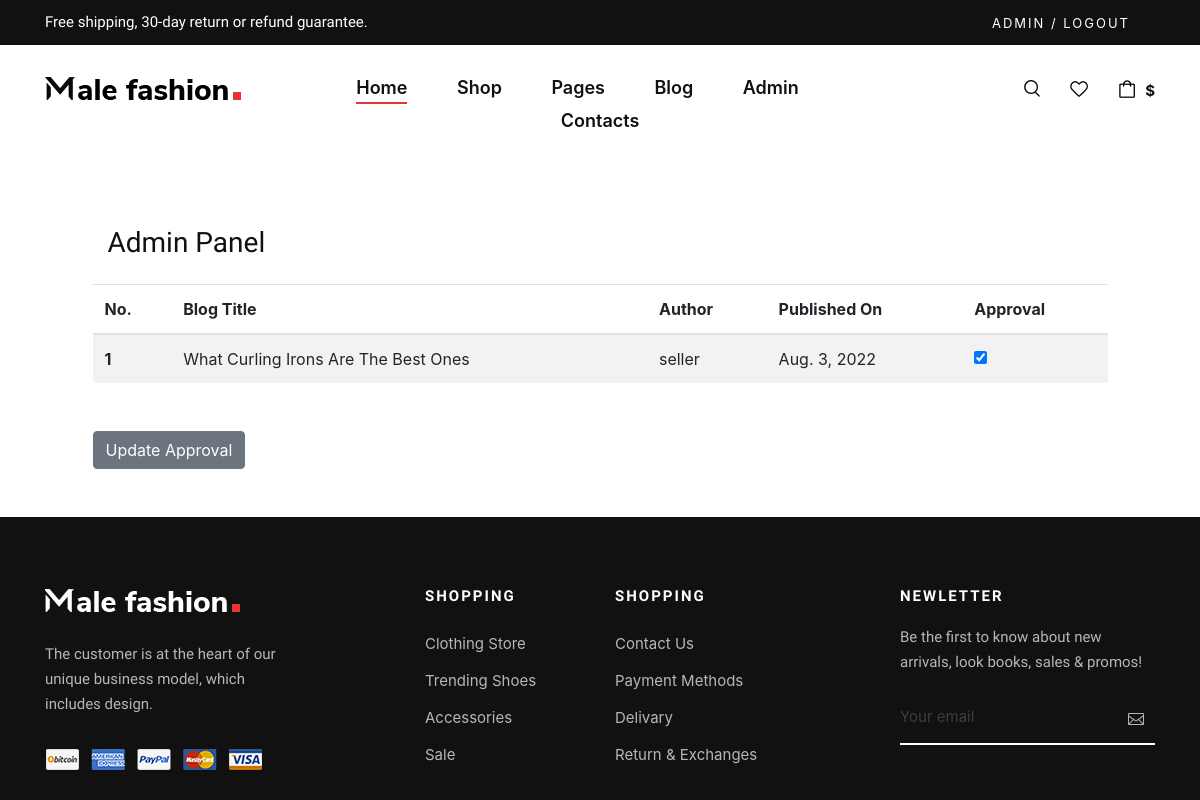
Before: /blog/admin_approval (signed in) with the older database file.
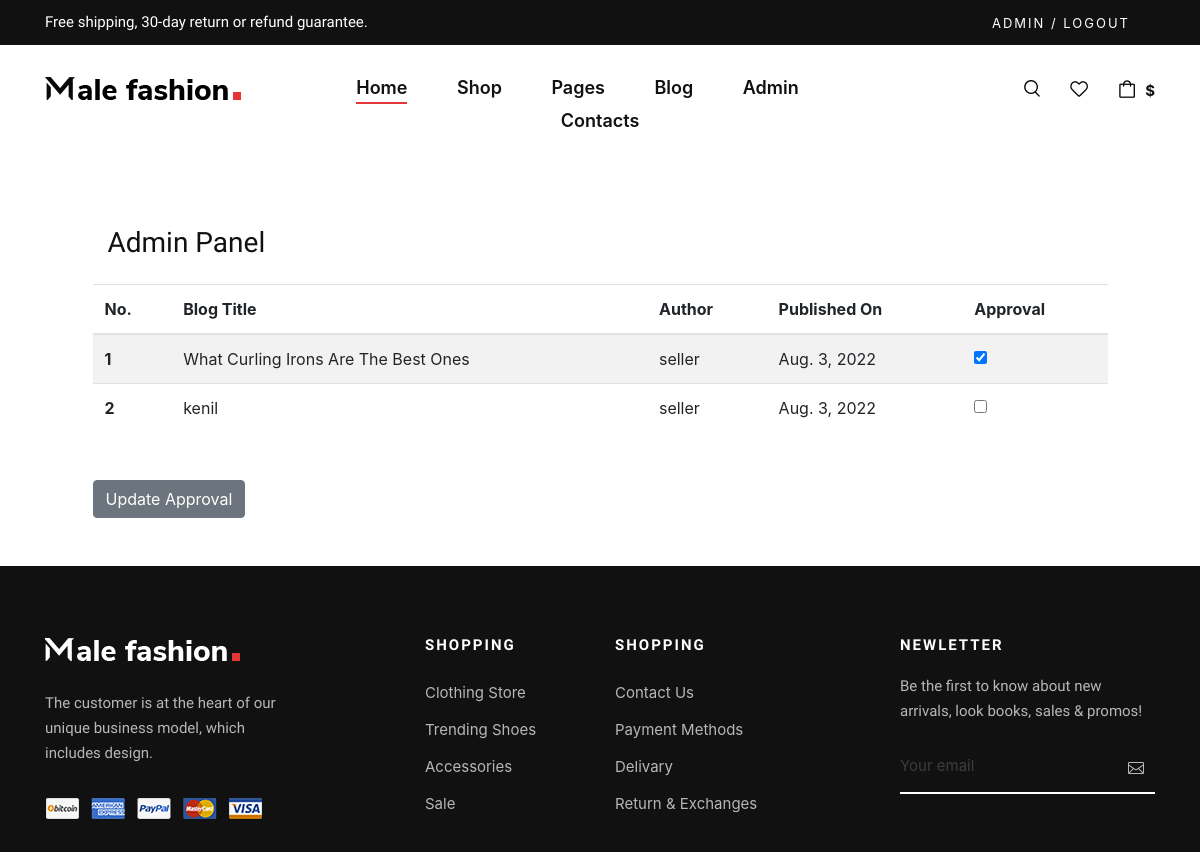
After: the same page with the newer database file.
### Auths/models.py (models this page shows)
class My_User(AbstractUser):
    email = models.EmailField(unique=True)
    user_type = models.CharField(max_length=255,choices=user_type,default='Buyer Account')
    def __str__(self):
        return self.username

### blogapp/models.py (models this page shows, shortened)
class Blogs(models.Model):
    user = models.ForeignKey(My_User,on_delete=models.CASCADE)
    profile = models.ForeignKey(Blogger_Profile, on_delete=models.CASCADE,blank=True,null=True)
    title = models.CharField(max_length=255)
    pub_date = models.DateField(auto_now_add=True)
    b_image = models.ImageField(upload_to = 'Blogs')
    images = models.FileField(blank=True)
    descriptions = RichTextField(blank=True,null=True)
    is_approved = models.BooleanField(default=False)
    del_approve = models.BooleanField(default=False)
    count = models.IntegerField(default=0)

### blogapp/views.py (the view)
# urls.py: path('admin_approval', views.admin_approval, name='admin_approve'),
def admin_approval(request):
    blog_list = Blogs.objects.all().order_by('-pub_date')
    if request.user.is_superuser:
        if request.method == 'POST':
            blog_list.update(is_approved=False)
            id_list = request.POST.getlist('boxes')
            print(id_list)
            for i in id_list:
                Blogs.objects.filter(id=i).update(is_approved=True)
            messages.success(request, "Blog Request Approved")
            return redirect('admin_approve')
        else:
            context = {
                'blog_list': blog_list,
            }
            return render(request, 'blogapp/admin-approval.html',context)
        context = {
            'blog_list': blog_list,
        }
        return render(request, 'blogapp/admin-approval.html',context)
    else:
        messages.success(request,('You are not authorized to view this page'))
    return render(request, 'blogapp/admin-approval.html')

### templates/blogapp/admin-approval.html (shortened to what this page needs)
{% extends "base.html" %} {% load static %} {% block content %}
<!DOCTYPE html>
<html lang="en">
<head>
</head>
<body>
    <div class="container mt-5 mb-5">
        <div class="row d-flex justify-content-center align-items-center h-100">
            <div class="col-lg-12 col-xl-11">
                <div class="col-md-10 col-lg-6 col-xl-5 order-2 order-lg-1">
                    <h3 class='title mb-4'>Admin Panel</h3>
                </div>
                <form method="post">
                    <table class="table table-striped mb-5">
                        <thead>
                            <tr>
                                <th scope="col">No.</th>
                                <th scope="col">Blog Title</th>
                                <th scope="col">Author</th>
                                <th scope="col">Published On</th>
                                <th scope="col">Approval</th>
                            </tr>
                        </thead>
                        <tbody>
                            {% for i in blog_list %}
                            <tr>
                                <th scope="row">{{ forloop.counter }}</th>
                                <td>{{ i.title }}</td>
                                <td>{{ i.user }}</td>
                                <td>{{ i.pub_date }}</td>
                                <td>
                                    {% if i.is_approved %}
                                    <div class="form-check">
                                        <input class="form-check-input" type="checkbox" checked="checked" value={{ i.id }} name='boxes'>
                                    </div>
                                    {% else %}
                                    <div class="form-check">
                                        <input class="form-check-input" type="checkbox" value={{ i.id }} name='boxes'>
                                    </div>
                                    {% endif %}
                                </td>
                            </tr>
                            {% endfor %}
                        </tbody>
                    </table>
                    <button class="btn btn-secondary" type="submit"> Update Approval </button>
                </form>
            </div>
        </div>
    </div>
</body>
</html>
{% endblock %}

### templates/base.html (shortened to what this page needs)
{% load static %}
<!DOCTYPE html>
<html lang="zxx">
<head>
    <link rel="stylesheet" href="{% static 'css/bootstrap.min.css' %}" type="text/css">
    <link rel="stylesheet" href="{% static 'css/font-awesome.min.css' %}" type="text/css">
    <link rel="stylesheet" href="{% static 'css/elegant-icons.css' %}" type="text/css">
    <link rel="stylesheet" href="{% static 'css/magnific-popup.css' %}" type="text/css">
    <link rel="stylesheet" href="{% static 'css/owl.carousel.min.css' %}" type="text/css">
    <link rel="stylesheet" href="{% static 'css/slicknav.min.css'%}" type="text/css">
    <link rel="stylesheet" href="{% static 'css/style.css' %}" type="text/css">
    <link rel="stylesheet" href="//cdn.jsdelivr.net/npm/alertifyjs@1.13.1/build/css/alertify.min.css" />
    <link rel="stylesheet" href="//cdn.jsdelivr.net/npm/alertifyjs@1.13.1/build/css/themes/bootstrap.min.css" />
</head>
<body>
    <header class="header">
        <div class="header__top">
            <div class="container">
                <div class="row">
                    <div class="col-lg-6 col-md-7">
                        <div class="header__top__left">
                            <p>Free shipping, 30-day return or refund guarantee.</p>
                        </div>
                    </div>
                    <div class="col-lg-6 col-md-5">
                        <div class="header__top__right">
                            <div class="header__top__links">
                                {% if request.user.is_authenticated %}
                                <a href="{% url 'logout' %}">{{ request.user }} / Logout </a> {% else %}
                                <a href="{% url 'login' %}">Sign in</a>
                                <a href="{% url 'register' %}">Sign up</a> {% endif %}
                            </div>
                        </div>
                    </div>
                </div>
            </div>
        </div>
        <div class="container">
            <div class="row">
                <div class="col-lg-3 col-md-3">
                    <div class="header__logo">
                        <a href="{% url 'index' %}"><img src="{% static 'img/logo.png' %}" alt=""></a>
                    </div>
                </div>
                <div class="col-lg-6 col-md-6">
                    <nav class="header__menu mobile-menu">
                        <ul>
                            <li class="active"><a href="{% url 'index' %}">Home</a></li>
                            <li><a href="{% url 'shop' %}">Shop</a>
                            </li>
                            <li><a href="#">Pages</a>
                            </li>
                            <li><a href="{% url 'blog' %}">Blog</a>
                            </li>
                            {% if user.is_superuser %}
                            <li><a href="{% url 'admin_approve' %}">Admin</a></li>
                            {% endif %}
                            <li><a href="{% url 'contact_us' %}">Contacts</a></li>
                        </ul>
                    </nav>
                </div>
                <div class="col-lg-3 col-md-3">
                    <div class="header__nav__option">
                        <a href="#" class="search-switch"><img src="{% static 'img/icon/search.png' %}" alt=""></a>
                        <a href="{% url 'wishlist' %}"><img src="{% static 'img/icon/heart.png' %}" alt=""></a>
                        <a href="{% url 'cart' %}"><img src="{% static 'img/icon/cart.png' %}" alt=""> </a>
                        <div class="price">${{ total_price }}</div>
                    </div>
                </div>
            </div>
        </div>
    </header>
    {% block content %} {% endblock %}
    <footer class="footer">
        <div class="container">
            <div class="row">
                <div class="col-lg-3 col-md-6 col-sm-6">
                    <div class="footer__about">
                        <div class="footer__logo">
                            <a href="#"><img src="{% static 'img/footer-logo.png' %}" alt=""></a>
                        </div>
                        <p>The customer is at the heart of our unique business model, which includes design.</p>
                        <a href="#"><img src="{% static 'img/payment.png' %}" alt=""></a>
                    </div>
                </div>
                <div class="col-lg-2 offset-lg-1 col-md-3 col-sm-6">
                    <div class="footer__widget">
                        <h6>Shopping</h6>
                        <ul>
                            <li><a href="#">Clothing Store</a></li>
                            <li><a href="#">Trending Shoes</a></li>
                            <li><a href="#">Accessories</a></li>
                            <li><a href="#">Sale</a></li>
                        </ul>
                    </div>
                </div>
                <div class="col-lg-2 col-md-3 col-sm-6">
                    <div class="footer__widget">
                        <h6>Shopping</h6>
                        <ul>
                            <li><a href="#">Contact Us</a></li>
                            <li><a href="#">Payment Methods</a></li>
                            <li><a href="#">Delivary</a></li>
                            <li><a href="#">Return & Exchanges</a></li>
                        </ul>
                    </div>
                </div>
                <div class="col-lg-3 offset-lg-1 col-md-6 col-sm-6">
                    <div class="footer__widget">
                        <h6>NewLetter</h6>
                        <div class="footer__newslatter">
                            <p>Be the first to know about new arrivals, look books, sales & promos!</p>
                            <form action="#">
                                <input type="text" placeholder="Your email">
                                <button type="submit"><span class="icon_mail_alt"></span></button>
                            </form>
                        </div>
                    </div>
                </div>
            </div>
        </div>
    </footer>
</body>
</html>

### static/css/style.css (style rules this page uses)
html, body { height: 100%; font-family: "Nunito Sans", sans-serif; -webkit-font-smoothing: antialiased; }
h1, h2, h3, h4, h5, h6 { margin: 0; color: #111111; font-weight: 400; font-family: "Nunito Sans", sans-serif; }
h3 { font-size: 30px; }
h6 { font-size: 16px; }
p { font-size: 15px; font-family: "Nunito Sans", sans-serif; color: #3d3d3d; font-weight: 400; line-height: 25px; margin: 0 0 15px 0; }
img { max-width: 100%; }
ul, ol { padding: 0; margin: 0; }
.header { background: #ffffff; }
.header__top { background: #111111; padding: 10px 0; }
.header__top__left p { color: #ffffff; margin-bottom: 0; }
.header__top__right { text-align: right; }
.header__top__links { display: inline-block; margin-right: 25px; }
.header__top__links a { color: #ffffff; font-size: 13px; text-transform: uppercase; letter-spacing: 2px; margin-right: 28px; display: inline-block; }
.header__top__links a:last-child { margin-right: 0; }
.header__logo { padding: 30px 0; }
.header__logo a { display: inline-block; }
.header__menu { text-align: center; padding: 26px 0 25px; }
.header__menu ul li { list-style: none; display: inline-block; margin-right: 45px; position: relative; }
.header__menu ul li.active a:after { -webkit-transform: scale(1); -ms-transform: scale(1); transform: scale(1); }
.header__menu ul li:last-child { margin-right: 0; }
.header__menu ul li a { font-size: 18px; color: #111111; display: block; font-weight: 600; position: relative; padding: 3px 0; }
.header__menu ul li a:after { position: absolute; left: 0; bottom: 0; width: 100%; height: 2px; background: #e53637; content: ""; -webkit-transition: all, 0.5s; -o-transition: all, 0.5s; transition: all, 0.5s; -webkit-transform: scale(0); -ms-transform: scale(0); transform: scale(0); }
.header__nav__option { text-align: right; padding: 30px 0; }
.header__nav__option a { display: inline-block; margin-right: 26px; position: relative; }
.header__nav__option .price { font-size: 15px; color: #111111; font-weight: 700; display: inline-block; margin-left: -20px; position: relative; top: 3px; }
.footer { background: #111111; padding-top: 70px; }
.footer__about { margin-bottom: 30px; }
.footer__about .footer__logo { margin-bottom: 30px; }
.footer__about .footer__logo a { display: inline-block; }
.footer__about p { color: #b7b7b7; margin-bottom: 30px; }
.footer__widget { margin-bottom: 30px; }
.footer__widget h6 { color: #ffffff; font-size: 15px; font-weight: 700; text-transform: uppercase; letter-spacing: 2px; margin-bottom: 20px; }
.footer__widget ul li { line-height: 36px; list-style: none; }
.footer__widget ul li a { color: #b7b7b7; font-size: 15px; }
.footer__widget .footer__newslatter p { color: #b7b7b7; }
.footer__widget .footer__newslatter form { position: relative; }
.footer__widget .footer__newslatter form input { width: 100%; font-size: 15px; color: #3d3d3d; background: transparent; border: none; padding: 15px 0; border-bottom: 2px solid #ffffff; }
.footer__widget .footer__newslatter form input::placeholder { color: #3d3d3d; }
.footer__widget .footer__newslatter form button { color: #b7b7b7; font-size: 16px; position: absolute; right: 5px; top: 0; height: 100%; background: transparent; border: none; }
@media only screen and (min-width: 1200px) { .container { max-width: 1170px; } }

Changed rows visible on the page:
added Blogs: title "kenil", user "seller", pub_date "Aug. 3, 2022"
